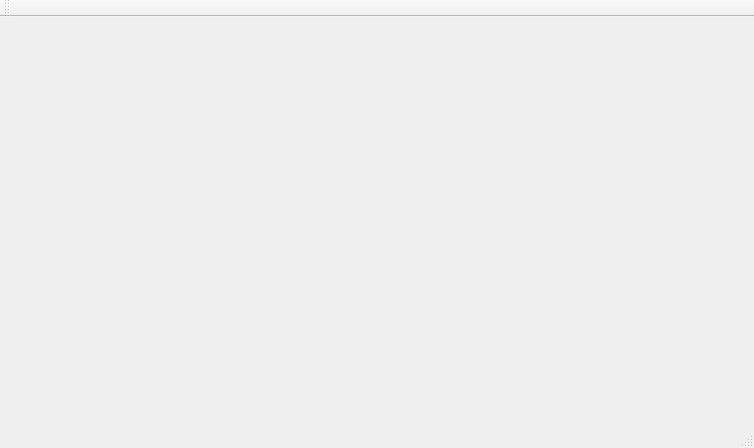
<?xml version="1.0" encoding="UTF-8"?>
<ui version="4.0">
 <class>MainWindow</class>
 <widget class="QMainWindow" name="MainWindow">
  <property name="geometry">
   <rect>
    <x>0</x>
    <y>0</y>
    <width>754</width>
    <height>448</height>
   </rect>
  </property>
  <property name="windowTitle">
   <string>MainWindow</string>
  </property>
  <widget class="QWidget" name="centralWidget"/>
  <widget class="QMenuBar" name="menuBar">
   <property name="geometry">
    <rect>
     <x>0</x>
     <y>0</y>
     <width>754</width>
     <height>22</height>
    </rect>
   </property>
  </widget>
  <widget class="QToolBar" name="mainToolBar">
   <attribute name="toolBarArea">
    <enum>TopToolBarArea</enum>
   </attribute>
   <attribute name="toolBarBreak">
    <bool>false</bool>
   </attribute>
  </widget>
  <widget class="QStatusBar" name="statusBar"/>
 </widget>
 <layoutdefault spacing="6" margin="11"/>
 <resources/>
 <connections/>
</ui>
